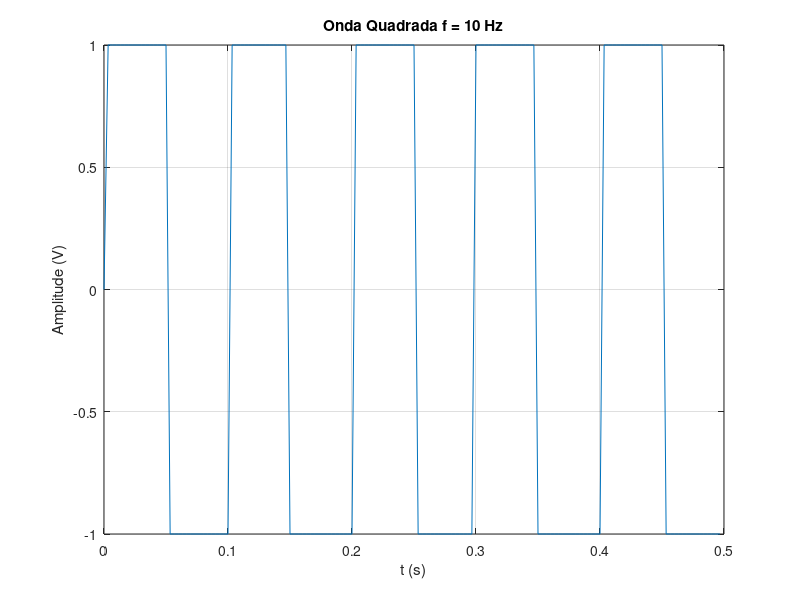

MATLAB code for this plot:
% -------------------------------------------------------------------------
% Onda Quadrada 
% -------------------------------------------------------------------------
% Autor: Leonardo Amaral
% Data: 2024/01
% Descrição: Código de uma onda quadrada adaptado do livro "Digital 
% Modulations using Matlab" de Mathuranathan Viswanathan. 
% -------------------------------------------------------------------------

clc; close all; clear all; 

f = 10; % Hz, frequência da onda quadrada
V = 1; % V, amplitude da onda quadrada
overSampRate = 30; % taxa de sobreamostragem 
fs = overSampRate*f; % taxa de amostragem
nCyl = 5; % gera cinco ciclos da onda
t = 0:1/fs:nCyl*1/f-1/fs; % base de tempo

g = V*sign(sin(2*pi*f*t)); % equação do sinal

plot(t,g); % plota o sinal
grid on; % mostra linhas de grade
title(['Onda Quadrada f = ', num2str(f), ' Hz']); % adiciona título
xlabel('t (s)'); % adiciona título no eixo x
ylabel('Amplitude (V)'); % adiciona título no eixo y
